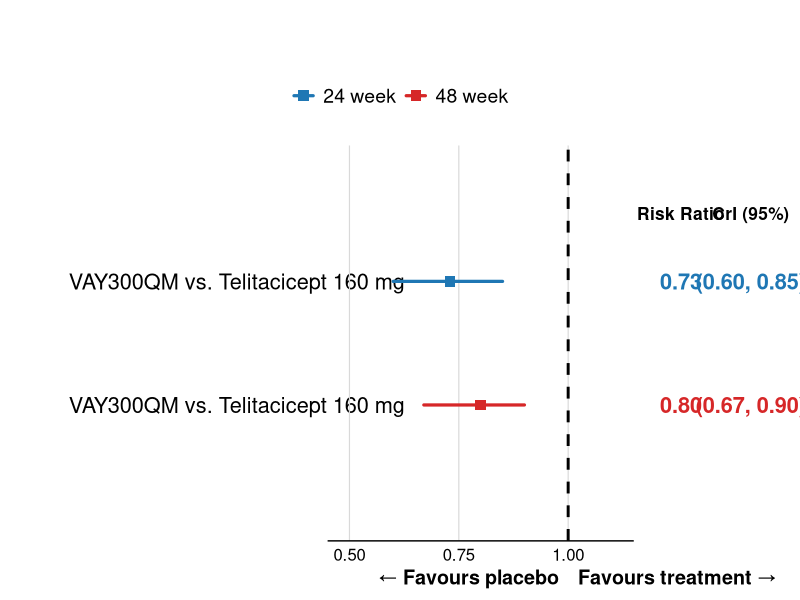
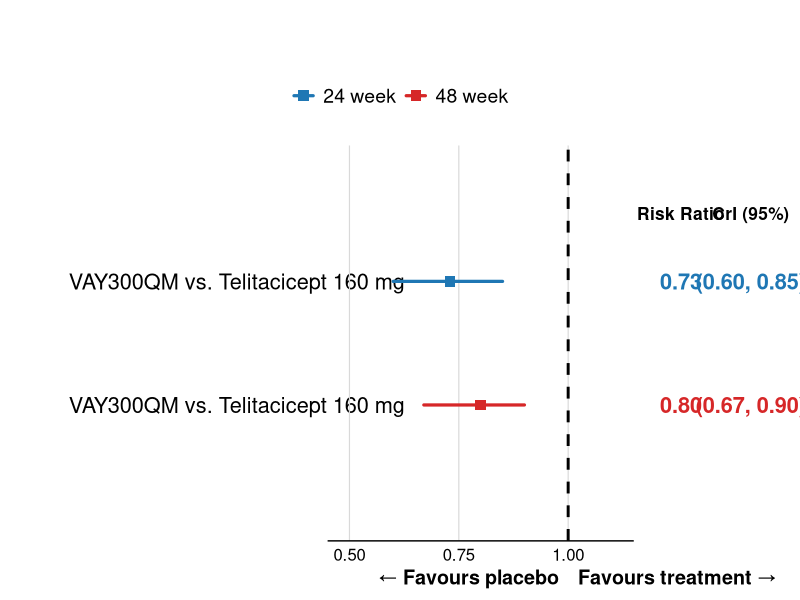

These charts were generated, in order, by the following R code:
library(tidyverse)
library(patchwork)

df <- data.frame(comparison = rep("VAY300QM vs. Telitacicept 160 mg", 2),
                 timepoint = c("24 week", "48 week"),
                 RR = c(0.73, 0.8),
                 lower = c(0.6, 0.67),
                 upper = c(0.85, 0.9))

df$Treatment <- df$comparison
df$timepoint <- factor(df$timepoint, levels = c("24 week", "48 week"))
df$RowID <- paste(df$Treatment, df$timepoint, sep = " | ")
df$RowID <- factor(df$RowID, levels = rev(unique(df$RowID)))
df$RR_label  <- sprintf("%.2f", df$RR)
df$CrI_label <- sprintf("(%.2f, %.2f)", df$lower, df$upper)

timepoint_colors <- c("24 week" = "#1F77B4", "48 week" = "#D62728")

n <- nrow(df)

xlim_low  <- 0.5  # tweak
xlim_high <- 1.1  # tweak

# ---- Forest plot (middle panel) ----

p_forest <- ggplot(df, aes(x = RR, y = RowID, colour = timepoint)) +
  geom_segment(
    aes(x = lower, xend = upper, y = RowID, yend = RowID, colour = timepoint),
    linewidth = 1.1, lineend = "round"
  ) +
  geom_point(size = 3.2, shape = 15) +
  geom_vline(xintercept = 1,
             linetype = "dashed",
             color = "black",
             linewidth = 1) +
  annotate("text", x = 1, y = -0.15, label = "\u2190 Favours placebo",
           hjust = 1.05, vjust = 2.5, size = 5.0, color = "black", fontface = "bold") +
  annotate("text", x = 1, y = -0.15, label = "Favours treatment \u2192",
           hjust = -0.05, vjust = 2.5, size = 5.0, color = "black", fontface = "bold") +
  scale_x_continuous(
    breaks = seq(xlim_low, xlim_high, 0.25), # tweak
    limits = c(xlim_low - 0.05, xlim_high + 0.05), # tweak
    expand = c(0, 0)
  ) +
  scale_colour_manual(values = timepoint_colors, name = NULL,
                      guide = guide_legend(nrow = 1)) +
  scale_y_discrete(limits = levels(df$RowID), drop = FALSE) +
  labs(x = NULL, y = NULL) +
  coord_cartesian(ylim = c(0.5, n + 0.5), clip = "off") +
  theme_minimal(base_size = 11) +
  theme(
    panel.grid.minor = element_blank(),
    panel.grid.major.y = element_blank(),
    panel.grid.major.x = element_line(colour = "grey85", linewidth = 0.4),
    axis.text.y = element_blank(),
    axis.ticks.y = element_blank(),
    axis.text.x = element_text(size = 12, color = "black"),
    axis.line.x = element_line(),
    axis.title.x = element_text(size = 12, face = "bold", margin = margin(t = 16), vjust = -3),
    plot.margin = margin(t = 5, r = 4, b = 20, l = 10),
    plot.background  = element_blank(),
    panel.background = element_blank(),
    legend.text = element_text(size = 14),
    legend.background = element_blank(),
    legend.box.background = element_blank(),
    legend.margin = margin(t = 50, r = 0, b = 0, l = 0)
  )

# ---- Table panels: Treatment (left) | forest plot (middle) | Risk Ratio, CrI (95%) (right) ----

tbl_left <- data.frame(
  RowID = df$RowID,
  col = factor("Treatment", levels = "Treatment"),
  label = as.character(df$Treatment)
)

p_table_left <- ggplot(tbl_left, aes(x = col, y = RowID, label = label)) +
  geom_text(size = 5.5, color = "black", hjust = 0) +
  scale_x_discrete(position = "top") +
  scale_y_discrete(limits = levels(df$RowID), drop = FALSE) +
  coord_cartesian(ylim = c(0.5, n + 0.5), clip = "off") +
  theme_void(base_size = 11) +
  theme(
    axis.text.x.top = element_blank(),
    plot.margin = margin(t = 5, r = 130, b = 10, l = 0)
  )

tbl_right <- data.frame(
  RowID = rep(df$RowID, 2),
  timepoint = rep(df$timepoint, 2),
  col = factor(rep(c("Risk Ratio", "CrI (95%)"), each = n),
               levels = c("Risk Ratio", "CrI (95%)")),
  label = c(df$RR_label, df$CrI_label)
)

tbl_right$text_color <- timepoint_colors[as.character(tbl_right$timepoint)]

p_table_right <- ggplot(tbl_right, aes(x = col, y = RowID, label = label)) +
  geom_text(aes(colour = text_color), size = 5.5, hjust = 0.5, fontface = "bold") +
  scale_colour_identity() +
  scale_x_discrete(position = "top") +
  scale_y_discrete(limits = levels(df$RowID), drop = FALSE) +
  coord_cartesian(ylim = c(0.5, n + 0.5), clip = "off") +
  theme_void(base_size = 11) +
  theme(
    axis.text.x.top = element_text(size = 12.5, face = "bold", color = "black",
                                   margin = margin(b = 4), vjust = -20),
    plot.margin = margin(t = 5, r = 0, b = 10, l = 0)
  )

# ---- Combine: Treatment table (left) + forest plot (middle) + RR/CrI table (right) ----

final_plot <- p_table_left + p_forest + p_table_right +
  plot_layout(widths = c(0.4, 1, 0.5), guides = "collect") + # tweak
  plot_annotation(
    theme = theme(
      legend.position = "top",
      legend.direction = "horizontal",
      legend.text = element_text(size = 14),
      legend.margin = margin(t = 50, r = 0, b = 0, l = 0),
      plot.background = element_rect(
        fill = "transparent",
        colour = NA
      ),
      panel.background = element_rect(
        fill = "transparent",
        colour = NA
      )
    )
  )

final_plot

ggsave("FP01.png",
       final_plot,
       width = 14,
       height = 6,
       dpi = 2000,
       bg = "transparent")
